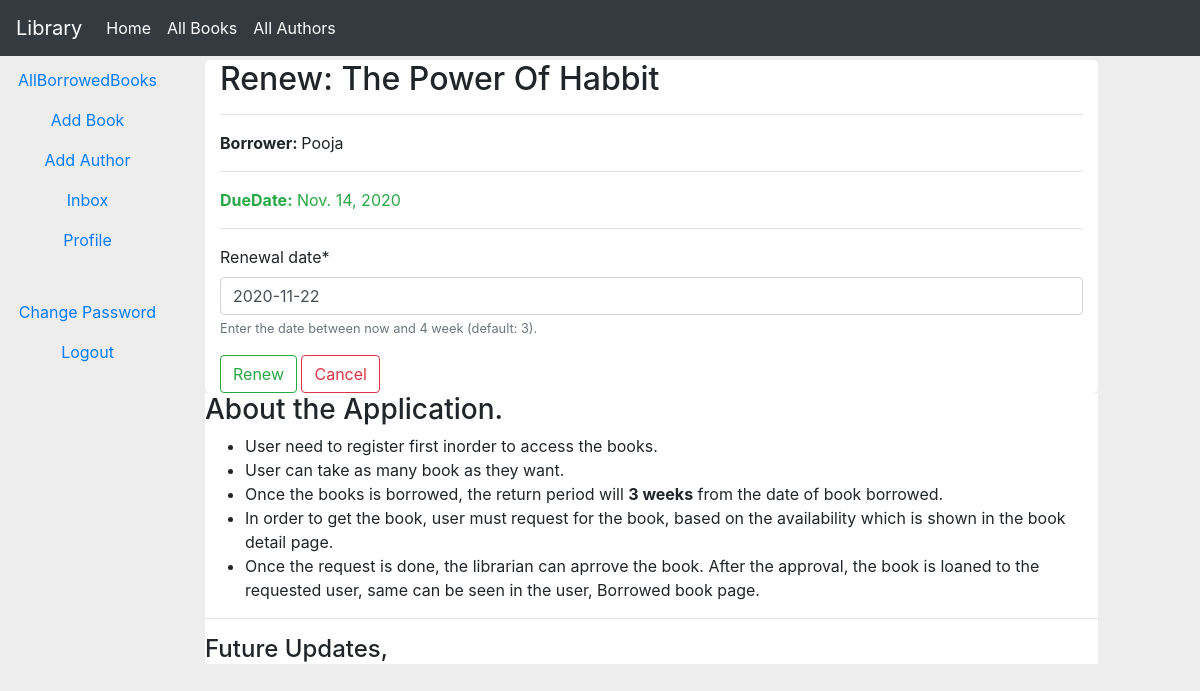
/catalog/books/6e02f1ab-daa3-46a0-8492-4214bf17f8d7/renewal/ (signed in), run on an earlier commit of the app's database.
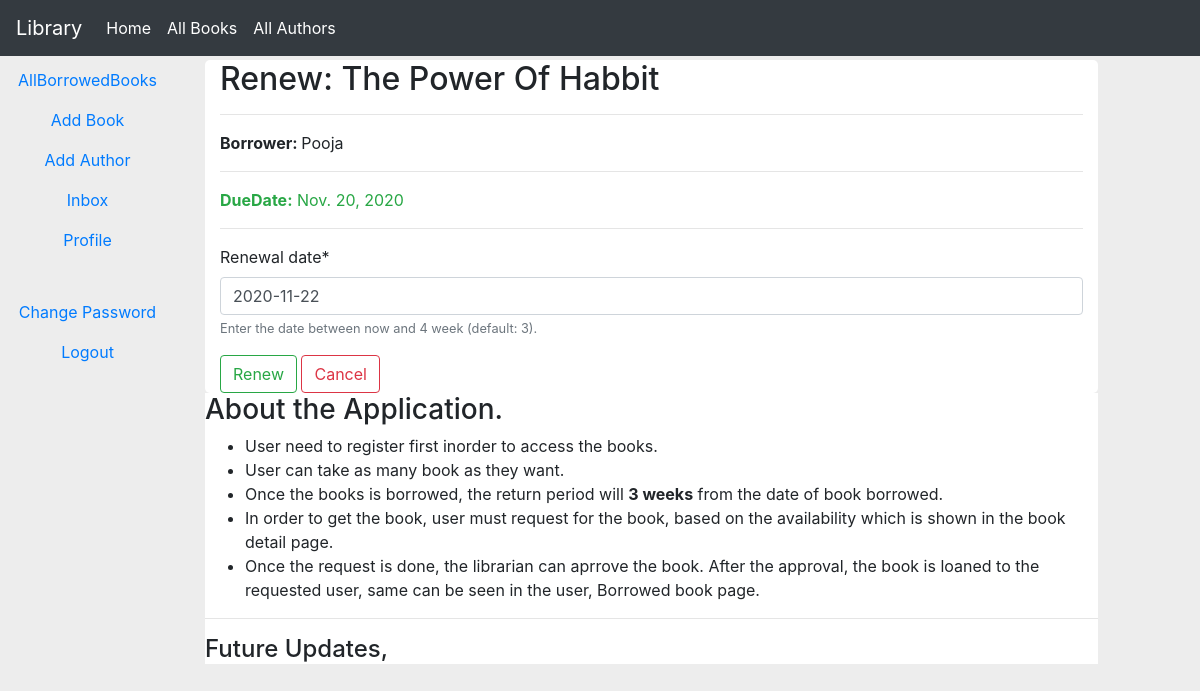
And on a later commit of the database.
### catalog/models.py (models this page shows, shortened)
class BookInstance(models.Model):
    id = models.UUIDField(primary_key=True, default=uuid.uuid4, help_text="Unique ID of the book")
    book = models.ForeignKey('Book',on_delete=models.CASCADE, null=True)
    imprint = models.CharField(max_length=200)
    due_back = models.DateField(null=True, blank=True)
    LOAN_STATUS = (('m','Maintenance'),('o','On Loan'),('a','Available'),('r', 'Received'),('R','Request'),('A','AdvanceRequest'))
    status = models.CharField(max_length=1, choices=LOAN_STATUS, blank=True,default='m', help_text="Book Availability")
    borrower = models.ForeignKey(User,on_delete=models.SET_NULL, null=True,blank=True)
    class Meta:
        ordering = ['due_back']
        permissions = (('Can_mark_retuned','Set book as returned'),)
    @property
    def is_overdure(self):
        if self.due_back and date.today() > self.due_back:
            return True
        else:
            return False

class Book(models.Model):
    title = models.CharField(max_length=200)
    author = models.ForeignKey('Author', on_delete=models.SET_NULL, null=True)
    summary = models.TextField(max_length=1000, help_text="Enter a brief description of the book")
    isbn = models.CharField('ISBN', max_length=13,help_text="13 character unique number")
    genre = models.ManyToManyField(Genre, help_text="Select the genre of the book")
    language = models.ForeignKey('Language', on_delete=models.SET_NULL, null=True)
    def display_genre(self):
        return ", ".join(genre.name for genre in self.genre.all()[:3])
    display_genre.short_description = "Genre"

### catalog/views.py (the view)
# urls.py: path('books/<uuid:pk>/renewal/',views.renew_books, name="renew_book_librarian"),
@permission_required('catalog.Can_mark_retuned')
def renew_books(request,pk):
    book_instance = get_object_or_404(BookInstance,id=pk)
    if request.method == "POST":
        form = RenewLoanBook(request.POST)
        print(form)
        if form.is_valid():
            book_instance.due_back = form.cleaned_data['renewal_date']
            book_instance.save()
            return redirect(reverse_lazy('catalog:allloanedbooks'))
    else:
        proposed_date = datetime.date.today() + datetime.timedelta(weeks=3)
        form = RenewLoanBook(initial={'renewal_date':proposed_date})
    ctx = {
       'book_instance':book_instance,
       'form': form
    }
    return render(request,'catalog/renewal_book.html',ctx)

### catalog/forms.py (shortened to what this page needs)
class RenewLoanBook(forms.Form):
    renewal_date = forms.DateField(help_text="Enter the date between now and 4 week (default: 3).")

### catalog/templates/catalog/renewal_book.html (shortened to what this page needs)
{% extends "catalog/base.html" %}
{% load crispy_forms_tags %}
{% block content %}
   <h2>Renew: {{ book_instance.book.title }}</h2>
   <hr>
   <p><strong>Borrower: </strong>{{ book_instance.borrower }}</p>
   <hr>
   <p class="{% if book_instance.is_overdure %}text-danger{% else %}text-success{% endif %}"><strong>DueDate:</strong> {{ book_instance.due_back }}</p>
   <hr>
   <form class="" action="" method="post">
     {{ form | crispy }}
     <input type="submit" name="Renew" value="Renew" class="btn btn-outline-success">
     <input class="btn btn-outline-danger" type="submit" name="Cancel" value="Cancel" onclick="window.location='{% url 'catalog:allloanedbooks' %}';return false;">
   </form>
{% endblock %}

What changed in the data, as far as the page shows it:
changed BookInstance "The Power Of Habbit": due_back "Nov. 14, 2020" → "Nov. 20, 2020"
